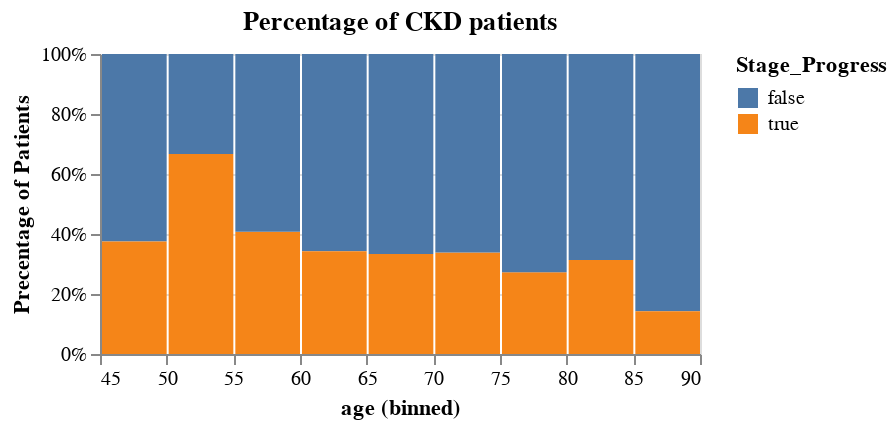

Notebook source saved alongside this figure:
### Markdown cell above
Looking at the demographics data, there are more white patients than of the other races. In terms of gender, there are more more female patients across all age bins, but the difference is not as large as compared to the race differences.

### Code cell
alt.Chart(demo_stage, title='Percentage of CKD patients').mark_bar().encode(
    alt.X("age:Q", bin=True),
    alt.Y('count()', stack="normalize", axis=alt.Axis(
        format=".0%"), title='Precentage of Patients'),
    color='Stage_Progress'
).properties(
    width=300,
    height=150
)

### Figure 1 — Vega-Lite specification as saved in the notebook (floating-point values rounded to 4 significant figures; data arrays with more than 128 entries replaced by an {"elided": "..."} marker saying what was removed)
{"config": {"view": {"continuousWidth": 400, "continuousHeight": 300}}, "data": {"name": "data-c71907d78451d794be0e8f6f7084c00b"}, "mark": "bar", "encoding": {"color": {"type": "nominal", "field": "Stage_Progress"}, "x": {"type": "quantitative", "bin": true, "field": "age"}, "y": {"type": "quantitative", "aggregate": "count", "axis": {"format": ".0%"}, "stack": "normalize", "title": "Precentage of Patients"}}, "height": 150, "title": "Percentage of CKD patients", "width": 300, "$schema": "https://vega.github.io/schema/vega-lite/v4.8.1.json", "datasets": {"data-c71907d78451d794be0e8f6f7084c00b": {"elided": "300 records"}}}
